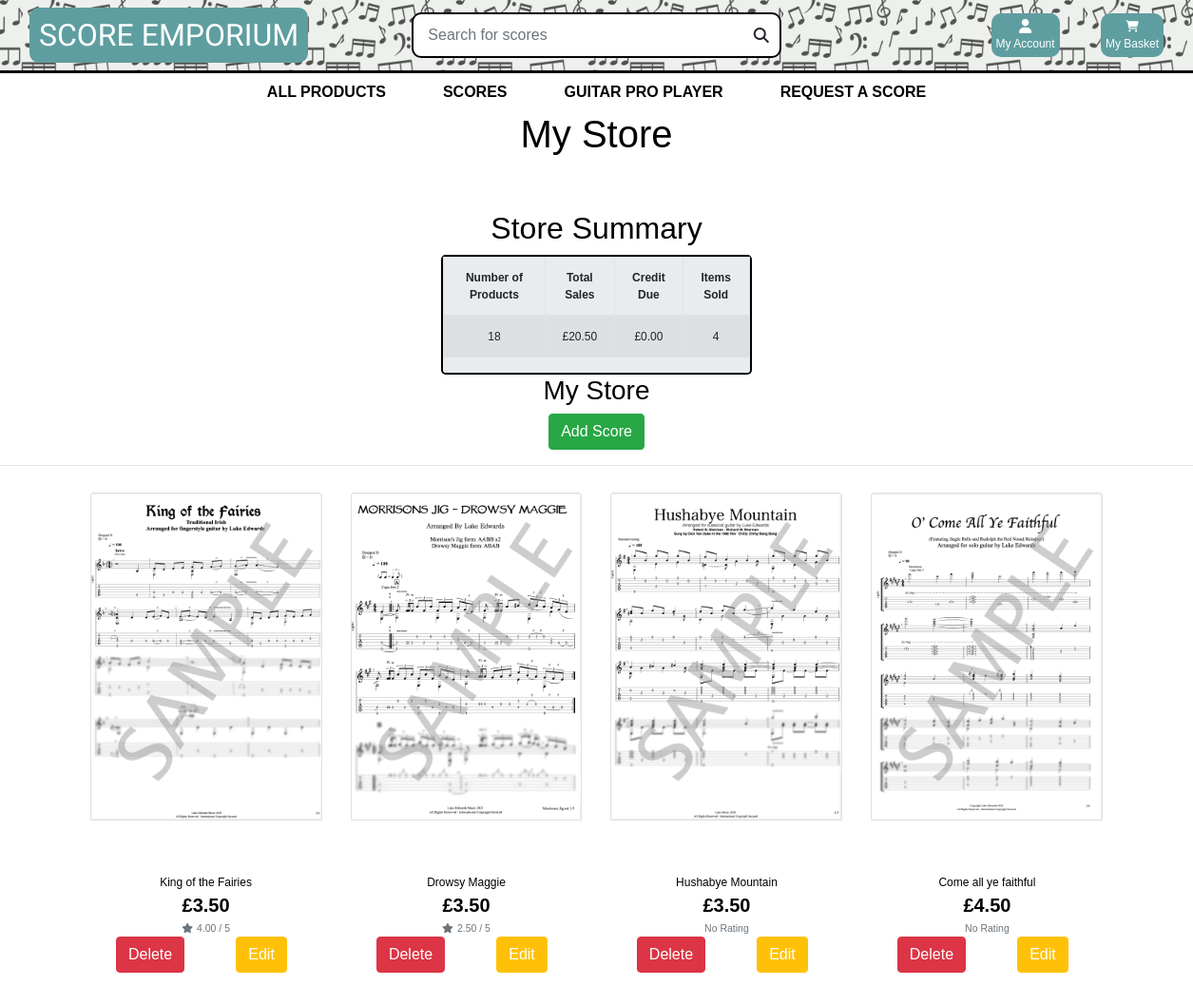
Page /profile/storefront/ (signed in, upper part) on the earlier database version.
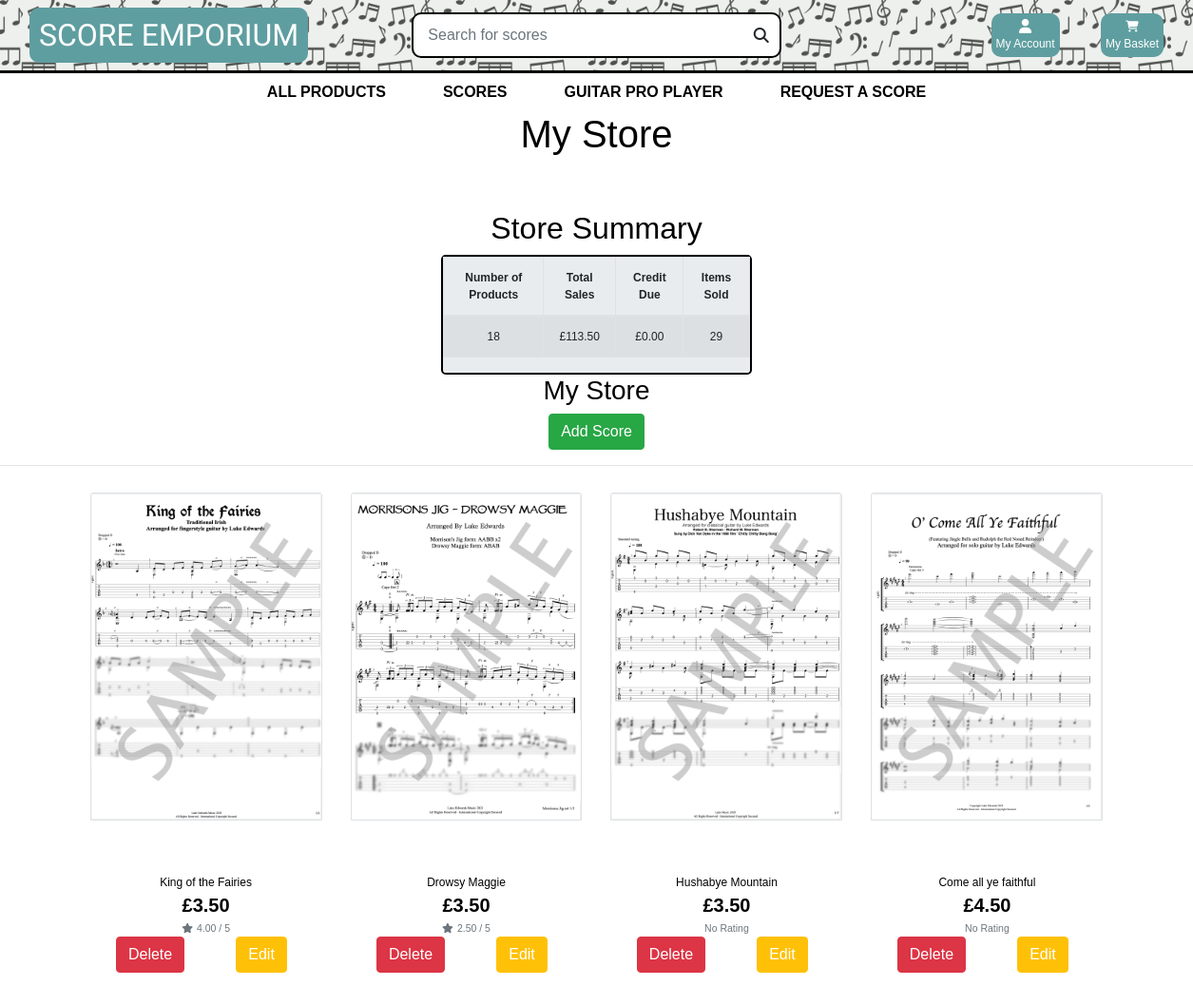
Same page on the later database version.
### user_profile/models.py (models this page shows, shortened)
class UserProfile(models.Model):
    user = models.OneToOneField(User, on_delete=models.CASCADE)
    purchased_scores = []
    sales_number = models.DecimalField(max_digits=10,decimal_places=0, default=0)
    sales_income = models.DecimalField(max_digits=10, decimal_places=2, default=0)
    money_due = models.DecimalField(max_digits=10, decimal_places=2, default=0)

### products/models.py (models this page shows, shortened)
class Product(models.Model):
    genre = models.ForeignKey('Genre', null=True, blank=True, on_delete=models.SET_NULL)
    difficulty = models.ForeignKey('Difficulty', null=True, blank=True, on_delete=models.SET_NULL)
    sku = models.CharField(max_length=254, null=True, blank=True)
    name = models.CharField(max_length=254)
    description = models.TextField()
    price = models.DecimalField(max_digits=6, decimal_places=2)
    rating = models.DecimalField(max_digits=6, decimal_places=2, null=True, blank=True)
    image_url = models.URLField(max_length=1024, null=True, blank=True)
    image = models.ImageField(null=True, blank=True,)
    vendor = models.CharField(max_length=254, null=True)
    PDF = models.FileField(null=True,)
    Guitar_Pro_Unlocked = models.FileField(null=True,)
    Guitar_Pro_Locked = models.FileField(null=True, blank=True)
    video = models.URLField(max_length=1024, null=True, blank=True)

### user_profile/views.py (the view)
# urls.py: path('storefront/', views.user_store, name='storefront'),
def user_store(request):
    profile = get_object_or_404(UserProfile, user=request.user)
    orders = profile.orders.all()
    products = Product.objects.all()
    all_products = products
    username= request.user.username
    queries = Q(vendor__iexact=username)
    products = products.filter(queries)
    product_number = products.count()
    purchased_scores = UserProfile.purchased_scores
    sales_number = profile.sales_number
    sales_income = profile.sales_income
    money_due = profile.money_due
    context = {
        'products': products,
        'username': username,
        'product_number': product_number,
        'purchased_scores': purchased_scores,
        'all_products': all_products,
        'profile': profile,
        'orders': orders,
        'sales_number':sales_number,
        'sales_income':sales_income,
        'money_due':money_due
    }
    if username == request.user.username:
        return render(request, 'user_profile/my_storefront.html', context)
    else:
        return render(request, 'user_profile/other_storefront.html', context)

### cart/contexts.py (called while the page is built, shortened)
def cart_contents(request):
    cart_items = []
    total = 0
    product_count = 0
    cart = request.session.get('cart', {})
    total = total
    context = {
        'cart_items': cart_items,
        'total': total,
        'product_count': product_count,
    }
    return context

### user_profile/templates/user_profile/my_storefront.html (shortened to what this page needs)
{% extends "base.html" %}
{% load static %}
{% block content %}
<div class=" text-black">
    <div class="row">
        <div class="col text-center mb-5">
            <h1>My Store</h1>
        </div>
    </div>
    <div class="row text-center">
        <div class="col center">
            <h2>Store Summary</h2>
            <div id="store-summary" style="padding: 0;" class="jumbotron">
                <table class="table table-striped table-bordered table-hover">
                    <thead>
                        <tr>
                            <th>Number of Products</th>
                            <th>Total Sales</th>
                            <th>Credit Due</th>
                            <th>Items Sold</th>
                        </tr>
                    </thead>
                    <tbody>
                        <tr>
                            <td>{{product_number}}</td>
                            <td>£{{sales_income}}</td>
                            <td>£{{money_due}}</td>
                            <td>{{sales_number}}</td>
                        </tr>
                    </tbody>
                </table>
            </div>
        </div>
        <div class="row d-block">
            <div class="row text-center d-block">
                <div class="col ">
                    <h3>My Store</h3>
                    <a href="{% url 'add_product_store' %}" class="btn btn-success">Add Score</a>
                </div>
                <hr>
            </div>
            <div class=" col-10 offset-1">
              <div class="row">
                {% for product in products %}
                <div class="col-sm-6 col-md-6 col-lg-4 col-xl-3">
                  <div class="card h-100 border-0">
                    {% if product.image %}
                    <a href="{% url 'product_detail' product.id %}">
                        <img class=" grow card-img-top img-fluid border" src="/media/{{product.image}}"
                            alt="{{ product.name }}">
                    </a>
                    {% else %}
                    <a href="{% url 'product_detail' product.id %}">
                        <img class="card-img-top img-fluid" src="/media/No_Image_Available.jpg"
                            alt="{{ product.name }}">
                    </a>
                    {% endif %}
                    <div class="card-body pb-0">
                    </div>
                    <div class="card-footer bg-white pt-0 border-0 text-center">
                        <div class="row">
                            <div class="card-body pb-0">
                                <p class="mb-0">{{ product.name }}</p>
                            </div>
                        </div>
                        <div class="row">
                            <div class="col">
                                <p class="lead mb-0 text-center font-weight-bold">£{{ product.price }}</p>
                                {% if product.rating %}
                                <small class="text-muted"><i class="fas fa-star mr-1"></i>{{ product.rating }} /
                                    5</small>
                                {% else %}
                                <small class="text-muted">No Rating</small>
                                {% endif %}
                            </div>
                        </div>
                        <div class="row g-0">
                            <div class="col d-block p-0 ">
                                <a href="#" data-toggle="modal" data-target="#exampleModal{{forloop.counter0}}"
                                    class="btn btn-danger">Delete</a>
                            </div>
                            <div class="col p-0 ">
                                <a href="{% url 'edit_product_store' product.id%}"
                                    class="btn btn-warning text-white">Edit</a>
                            </div>
                        </div>
                    </div>
                </div>
                </div>
                {% endfor %}
              </div>
            </div>
          </div>
    </div>
</div>
{% endblock %}

### templates/base.html (shortened to what this page needs)
{% load static %}
<!doctype html>
<html lang="en">
  <head>
    {% block corecss %}
    <link rel="stylesheet" href="https://cdn.jsdelivr.net/npm/bootstrap@4.6.1/dist/css/bootstrap.min.css">
    <link rel="stylesheet" href="{% static 'css/base.css' %}">
    <link href="http://maxcdn.bootstrapcdn.com/font-awesome/4.1.0/css/font-awesome.min.css" rel="stylesheet">
    <link rel="stylesheet" href="https://cdnjs.cloudflare.com/ajax/libs/font-awesome/6.1.1/css/all.min.css"
 />
    {% endblock %}
    {% block extra_css %}
    <link rel="stylesheet" href="{% static 'css/scores.css'%}">
    {% endblock %}
  </head>
  <body>
    <header id="nav-container" class="container-fluid">
        <div style="border-bottom: solid;" class="row">
            <div class="col-12 col-lg-4 my-auto py-1 py-lg-0 text-center text-lg-left">
                <a href="{% url 'home' %}" class="nav-link main-logo-link">
                    <h2 id="logo" class="logo-font text-black my-0">Score Emporium</h2>
                </a>
            </div>
            <div class="col-12 col-lg-4 my-auto py-1 py-lg-0">
                <form id="main-search" method="GET" action="{% url 'products' %}">
                    <div class="input-group w-100">
                        <input id="search-box"  class="form-control  rounded-0" type="text" name="q" placeholder="Search for scores">
                        <div id="search-btn-div">
                        <button id="search-btn" class="form-control btn " type="submit">
                            <span class="icon">
                                <i class="fas fa-search"></i>
                            </span>
                        </button>
                        </div>
                    </div>
                </form>
            </div>
            <div class="col-12 col-lg-4 my-auto py-1 py-lg-0">
                <ul class="list-inline list-unstyled text-center text-lg-right my-0">
                    <li class="list-inline-item dropdown">
                        <a class=" nav-link" href="#" id="user-options" data-toggle="dropdown" aria-haspopup="true" aria-expanded="false">
                            <div id="account-button" class="text-center">
                                <div></div>
                                <p class="my-0">My Account</p>
                            </div>
                        </a>
                    </li>
                    <li class="list-inline-item">
                        <a class="{% if grand_total %}text-info font-weight-bold{% else %}text-black{% endif %} nav-link" href="{% url 'view_cart'%}">
                            <div id="cart-button" class="text-center">
                                <div><i class="fa-solid fa-cart-shopping"></i></div>
                                <p class="my-0">My Basket</p>
                            </div>
                        </a>
                    </li>
                </ul>
            </div>
        </div>
        <div class="row bg-white">
            <nav class="navbar navbar-expand-lg navbar-light w-100">
                {% include 'includes/main-nav.html' %}
            </nav>
        </div>
    </header>
    {% block content %}
    {% endblock %}
  </body>
</html>

### templates/includes/main-nav.html (shortened to what this page needs)
<div class="collapse navbar-collapse" id="main-nav">
    <ul class="navbar-nav w-auto mx-auto">
        <li class="nav-item dropdown">
            <a class="logo-font font-weight-bold nav-link text-black mr-5 main-nav-link" href="{% url 'products'%}" id="all-products-link"  aria-haspopup="true" aria-expanded="false">
                All Products
            </a>
        </li>
        <li class="nav-item dropdown">
            <a class="logo-font font-weight-bold nav-link text-black mr-5 main-nav-link" href="#" id="clothing-link" data-toggle="dropdown" aria-haspopup="true" aria-expanded="false">
                Scores
            </a>
        </li>
        <li class="nav-item dropdown">
            <a class="logo-font font-weight-bold nav-link text-black mr-5 main-nav-link" href="{%url 'guitar_pro'%}" id="guitar-pro-link" >
                Guitar Pro Player
            </a>
        </li>
        <li class="nav-item dropdown">
            <a class="logo-font font-weight-bold nav-link text-black main-nav-link" href="#" href="{% url 'make_request'%}" data-toggle="dropdown" aria-haspopup="true" aria-expanded="false">
                Request a Score
            </a>
        </li>
    </ul>
</div>

### static/css/base.css (style rules this page uses)
html { height: 100%; }
body { height: 100%; min-height: 100%; margin: 0; padding-bottom: 30px; }
.center { margin: 0 auto !important; }
#nav-container { background-image: url(/static/media_1/sheet-music-pattern.jpg); background-repeat: repeat; background-size: 160px; box-shadow:inset 0 0 0 2000px rgba(210, 215, 211, 0.38); }
#account-button { background-color: cadetblue; color: white; padding: 5px; border-radius: 10px; transition: .5s ease-in-out, box-shadow .4s ease-in-out; }
#cart-button { background-color: cadetblue; color: white; padding: 5px; border-radius: 10px; transition: .5s ease-in-out, box-shadow .4s ease-in-out; }
#main-nav a { font-size: 1rem; }
#main-search { border-radius: 10px !important; border: 2px solid black; padding: 3px; background-color: white; }
#logo { font-family: 'Arima', cursive; background-color: cadetblue; border-radius: 10px; color: white !important; padding: 10px; transition: .5s ease-in-out, box-shadow .4s ease-in-out; }
body { background-size: cover; height: calc(100vh - 164px); color: black !important; font-family: 'Helvetica'; }
#search-btn { padding: 0; border-top-right-radius: 10px; border-bottom-right-radius: 10px; transition: .3s ease-in-out, box-shadow .3s ease-in-out; }
#search-btn-div { width: 3rem; }
.icon { align-items: center; display: inline-flex; height: 1.5rem; width: 1.5rem; border: none; float: right; border-top-right-radius: 10px; border-bottom-right-radius: 10px; }
#search-box { border: none; }
.logo-font { text-transform: uppercase; }
.main-logo-link { width: fit-content; }
.text-black { color: #000 !important; }
#store-summary { border: 2px black solid; width: 26%; margin: 0 auto; }
* { box-sizing: border-box; }
.row:after { content: ""; display: table; clear: both; }
.table td, .table th { vertical-align: middle !important; }
.grow { transition: .3s ease-in-out; }
.main-nav-link { box-shadow: inset 0 0 0 0 #54b3d6; color: #54b3d6; margin: 0 -.25rem; padding: 0 .25rem; transition: .5s ease-in-out, box-shadow .4s ease-in-out; border-radius: 10px; }

### static/css/scores.css (style rules this page uses)
body { font-family: Arial, Helvetica, sans-serif; font-size: 12px; }

Differences in the rows shown:
changed UserProfile: sales_income "20.50" → "113.50"; sales_number "4" → "29"
